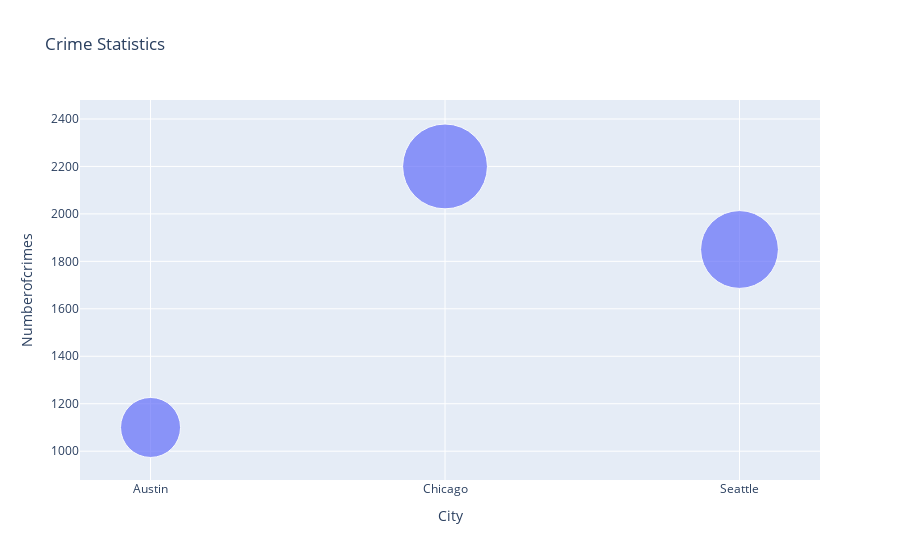

Write notebook code for a chart like this one.
### Code cell
## Bubble chart using px.scatter function with x ,y and size varibles defined.Title defined as Crime Statistics
fig = px.scatter(bub_data, x="City", y="Numberofcrimes", size="Numberofcrimes",
                 hover_name="City", title='Crime Statistics', size_max=60)
fig.show()

### Figure 1 — Plotly figure (JSON) as saved in the notebook; plotly's stock layout.template omitted (floating-point values rounded to 4 significant figures)
{"data": [{"hovertemplate": "<b>%{hovertext}</b><br><br>City=%{x}<br>Numberofcrimes=%{marker.size}<extra></extra>", "hovertext": ["Austin", "Chicago", "Seattle"], "legendgroup": "", "marker": {"color": "#636efa", "size": [1100, 2200, 1850], "sizemode": "area", "sizeref": 0.6111, "symbol": "circle"}, "mode": "markers", "name": "", "orientation": "v", "showlegend": false, "type": "scatter", "x": ["Austin", "Chicago", "Seattle"], "xaxis": "x", "y": [1100, 2200, 1850], "yaxis": "y"}], "layout": {"legend": {"itemsizing": "constant", "tracegroupgap": 0}, "title": {"text": "Crime Statistics"}, "xaxis": {"anchor": "y", "domain": [0, 1], "title": {"text": "City"}}, "yaxis": {"anchor": "x", "domain": [0, 1], "title": {"text": "Numberofcrimes"}}}}
